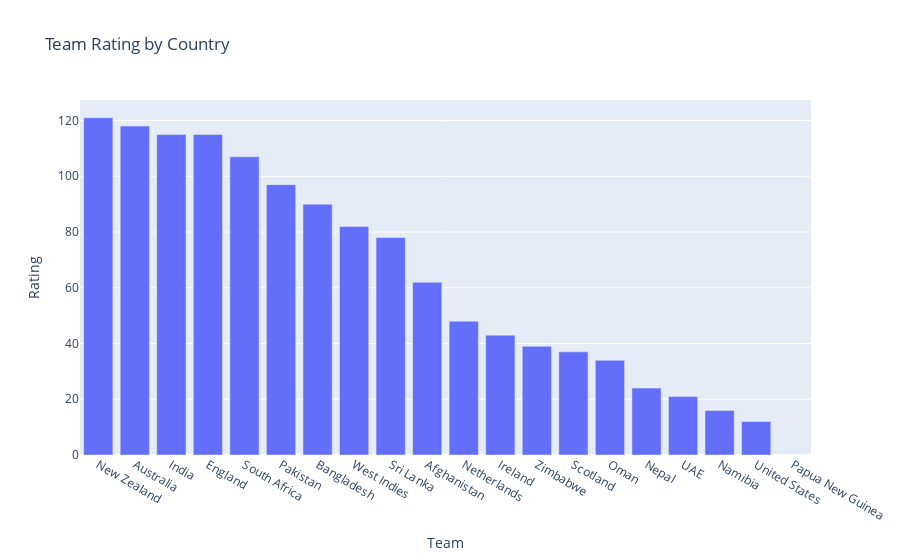

The code cell stored with this chart in its notebook:
### Markdown cell above
Plotted soeme bar charts to analyse the perfoermance of the teams

### Code cell
px.bar(cricket_stats_odi_df, x='Team', y='Rating',title = "Team Rating by Country" ,hover_data=['Points'])

### Figure 1 — Plotly figure (JSON) as saved in the notebook; plotly's stock layout.template omitted (floating-point values rounded to 4 significant figures)
{"data": [{"alignmentgroup": "True", "customdata": [[2054], [2945], [3344], [3100], [2137], [2323], [2438], [2222], [1876], [1054], [336], [897], [588], [258], [240], [119], [190], [97], [93], [0]], "hovertemplate": "Team=%{x}<br>Rating=%{y}<br>Points=%{customdata[0]}<extra></extra>", "legendgroup": "", "marker": {"color": "#636efa", "pattern": {"shape": ""}}, "name": "", "offsetgroup": "", "orientation": "v", "showlegend": false, "textposition": "auto", "type": "bar", "x": ["New Zealand", "Australia", "India", "England", "South Africa", "Pakistan", "Bangladesh", "West Indies", "Sri Lanka", "Afghanistan", "Netherlands", "Ireland", "Zimbabwe", "Scotland", "Oman", "Nepal", "UAE", "Namibia", "United States", "Papua New Guinea"], "xaxis": "x", "y": [121, 118, 115, 115, 107, 97, 90, 82, 78, 62, 48, 43, 39, 37, 34, 24, 21, 16, 12, 0], "yaxis": "y"}], "layout": {"autosize": true, "barmode": "relative", "legend": {"tracegroupgap": 0}, "title": {"text": "Team Rating by Country"}, "xaxis": {"anchor": "y", "autorange": true, "domain": [0, 1], "range": [-0.5, 19.5], "title": {"text": "Team"}, "type": "category"}, "yaxis": {"anchor": "x", "autorange": true, "domain": [0, 1], "range": [0, 127.4], "title": {"text": "Rating"}, "type": "linear"}}}
